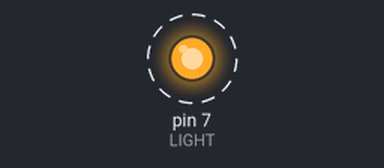
Simulated run of this sketch. Board: Arduino Uno, built with avr-gcc and run on an emulated ATmega328P. Parts: output pins drawn as LEDs (lit = HIGH). Dashed ring = blinking. At 2.0 s the program stops and its outputs stay as they are.

Above: at 1.05 s.
Timing chart, 0 to 3.5 s (numbered marks = the images above):
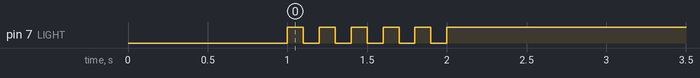

The sketch:

05_practice_2.ino
```cpp
#define LIGHT 7

void setup(){
  pinMode(LIGHT,OUTPUT);
  digitalWrite(LIGHT,false);
  delay(1000);
}

void loop(){
  for(int i = 0; i < 5; i++){
    digitalWrite(LIGHT,true);
    delay(100);
    digitalWrite(LIGHT,false);
    delay(100);
  }
  digitalWrite(LIGHT,true);
  while(true);
}
```

Measured:
- by itself, pin 7 (LIGHT): alternates HIGH for 0.10 s and LOW for 0.10 s, 11 changes in all, then stays HIGH
